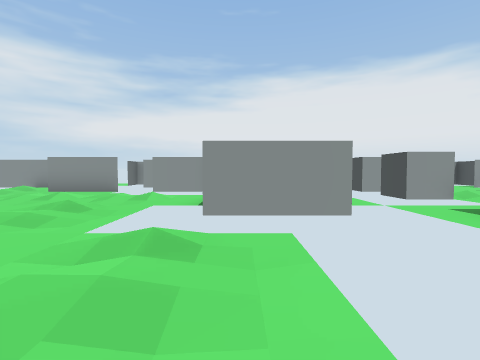
View 1 (above)

24 first-person views from a walk through a 3-D level made in the Unity game engine. The camera is 1.2 m above the floor, tilts 2° down and sees 85° across. The floor is counted in squares, 2 m on a side. Each view is taken from the middle of a square. On the plan, view 1 faces up. The plan holds only what a view shows up to about 9 squares ahead; the rest is blank. Some surface patterns are stand-ins.

View 2
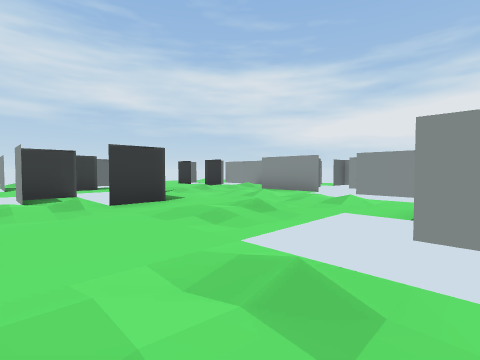

View 3
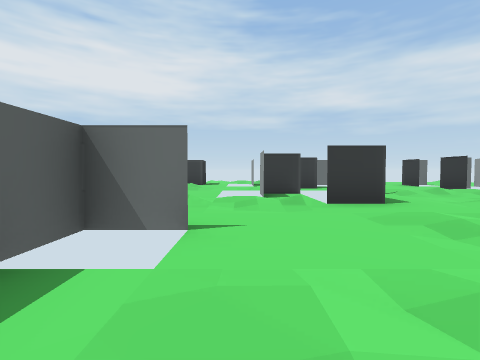

View 4
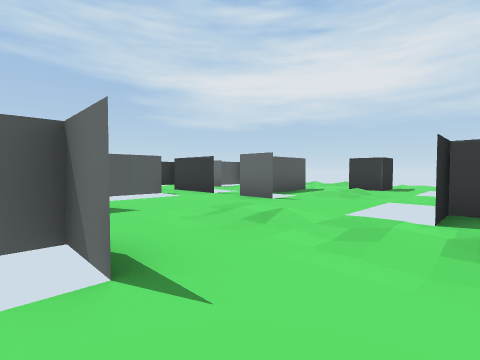

View 5
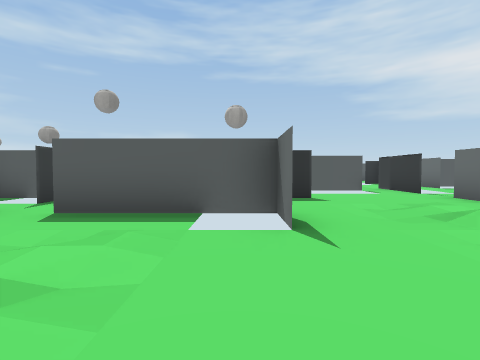

View 6
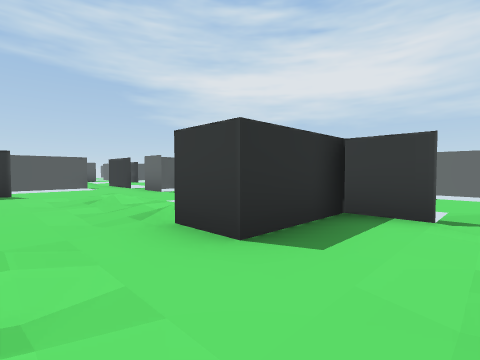

View 7
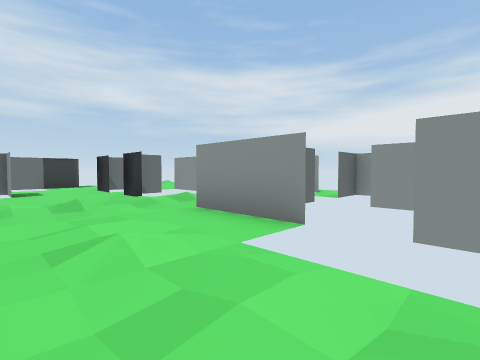

View 8
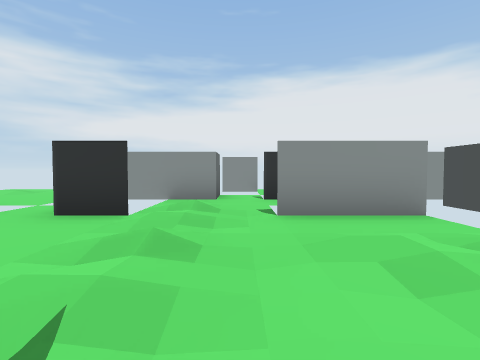

View 9
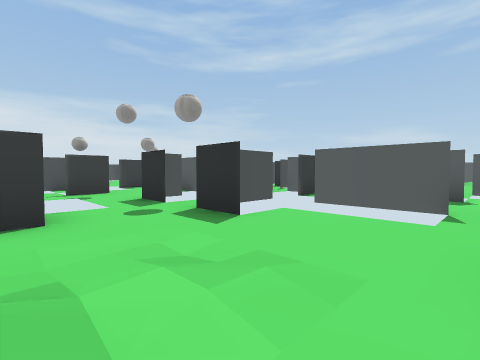

View 10
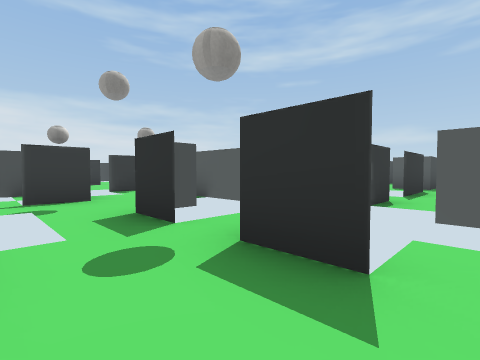

View 11
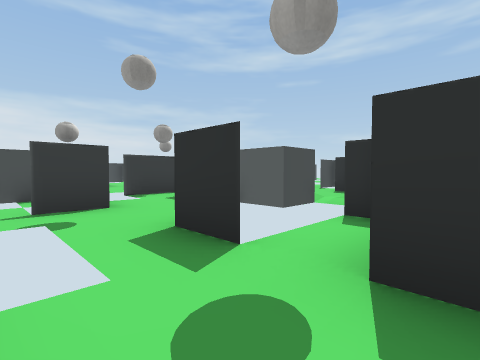

View 12
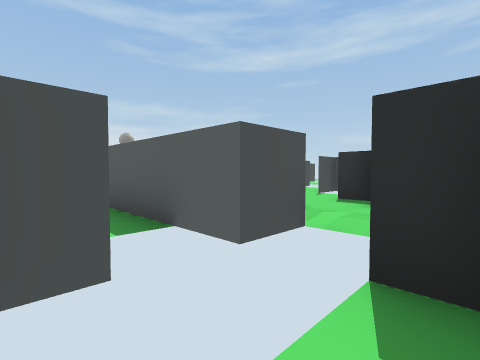

View 13
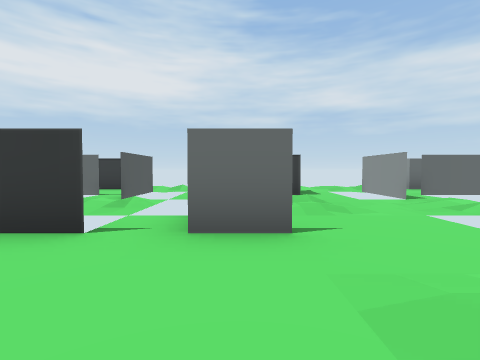

View 14
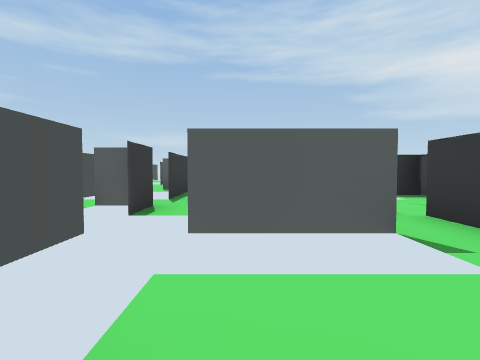

View 15
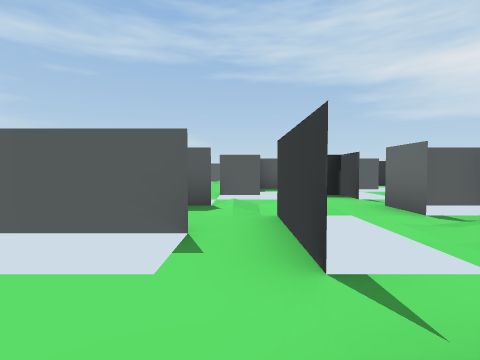

View 16
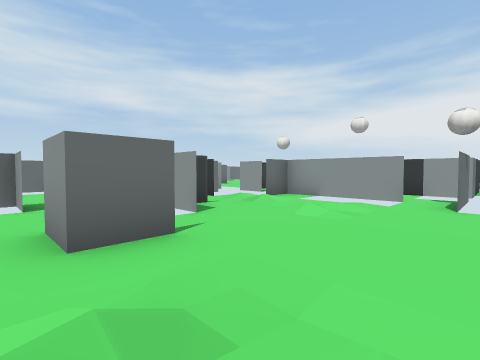

View 17
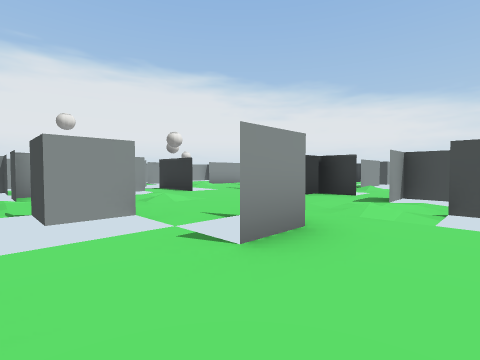

View 18
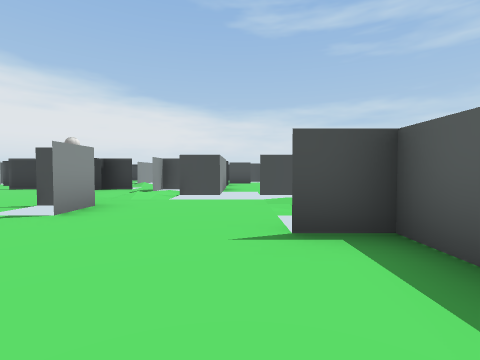

View 19
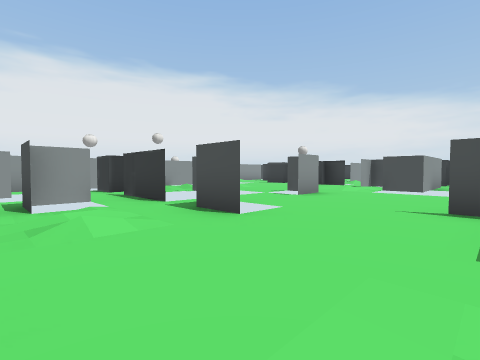

View 20
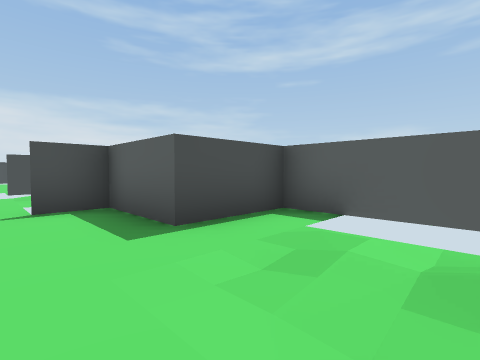

View 21
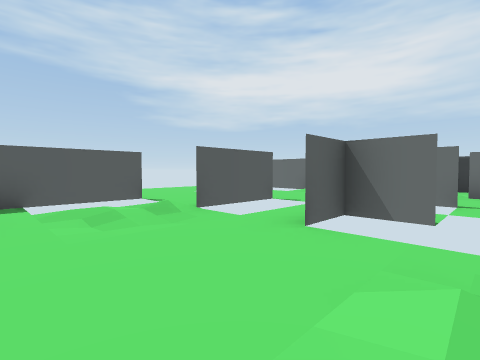

View 22
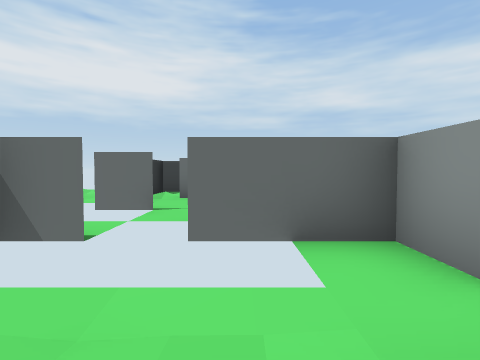

View 23
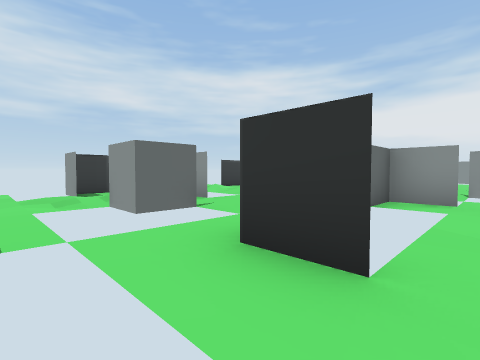

View 24
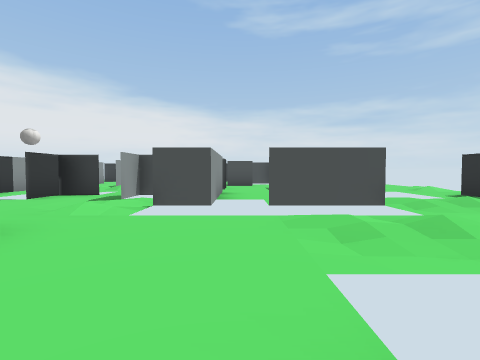

### Floor plan
Key: @ floor where view 1 was taken; # wall or solid block; . floor; / step, stairs or slope; T thing the floor can be seen under or through; O other object.
Columns run from 13 left of view 1 to 8 right of it. Each row starts with its distance up from view 1.
 12       #
 11  /.   ####
 10  ...  #.##
  9   ..## ..###
  8  ..#.#/.###     #
  7 #...../... ##   ##
  6 # ...././///.   #./
  5 #  #../......    #/
  4 #. #..#.../.##
  3  ..##.###./.
  2 /...//#./.../.
  1 /.##..##/.../.
  0 //....../..#.@.  #
 -1   #.//../..###.. #
 -2   //..#........###
 -3   ..###...#.#...##
 -4 /.##/.#.###.##...#
 -5 /.../.#...######.#
 -6 #..##.//.#.#//./...#O
 -7 #   ....##...../....
 -8  // #.##...##.....##
 -9  ...###..#.###.....#.
-10   ##..# ./....#......
-11   #...T ./.#....//#
-12 #./..#.#........#.##
-13 ##/.##..........###..
-14 ./....##.....#./#....
-15    /....//.###./#
-16    #. ..# .#   ../
-17       .. ###    ./
-18       ..          ....
-19                   #.//

Positions as (right, up) in squares from view 1, and headings:
1: (0, 0), facing up
2: (0, 1), facing up-left
3: (0, 1), facing left
4: (-2, 2), facing down-left
5: (-2, 3), facing down
6: (-3, 5), facing down-left
7: (-2, 5), facing up-left
8: (-6, 4), facing up
9: (-6, 0), facing down-right
10: (-4, -1), facing down-right
11: (-3, -1), facing down-right
12: (-2, -3), facing down-right
13: (-4, -2), facing left
14: (-4, -2), facing down
15: (-6, -2), facing down
16: (4, -11), facing up-left
17: (-1, -12), facing up-right
18: (-3, -13), facing right
19: (-5, -14), facing up-right
20: (-5, -13), facing down-right
21: (-3, -11), facing down-left
22: (-4, -10), facing left
23: (-5, -14), facing up-left
24: (-1, -13), facing right
